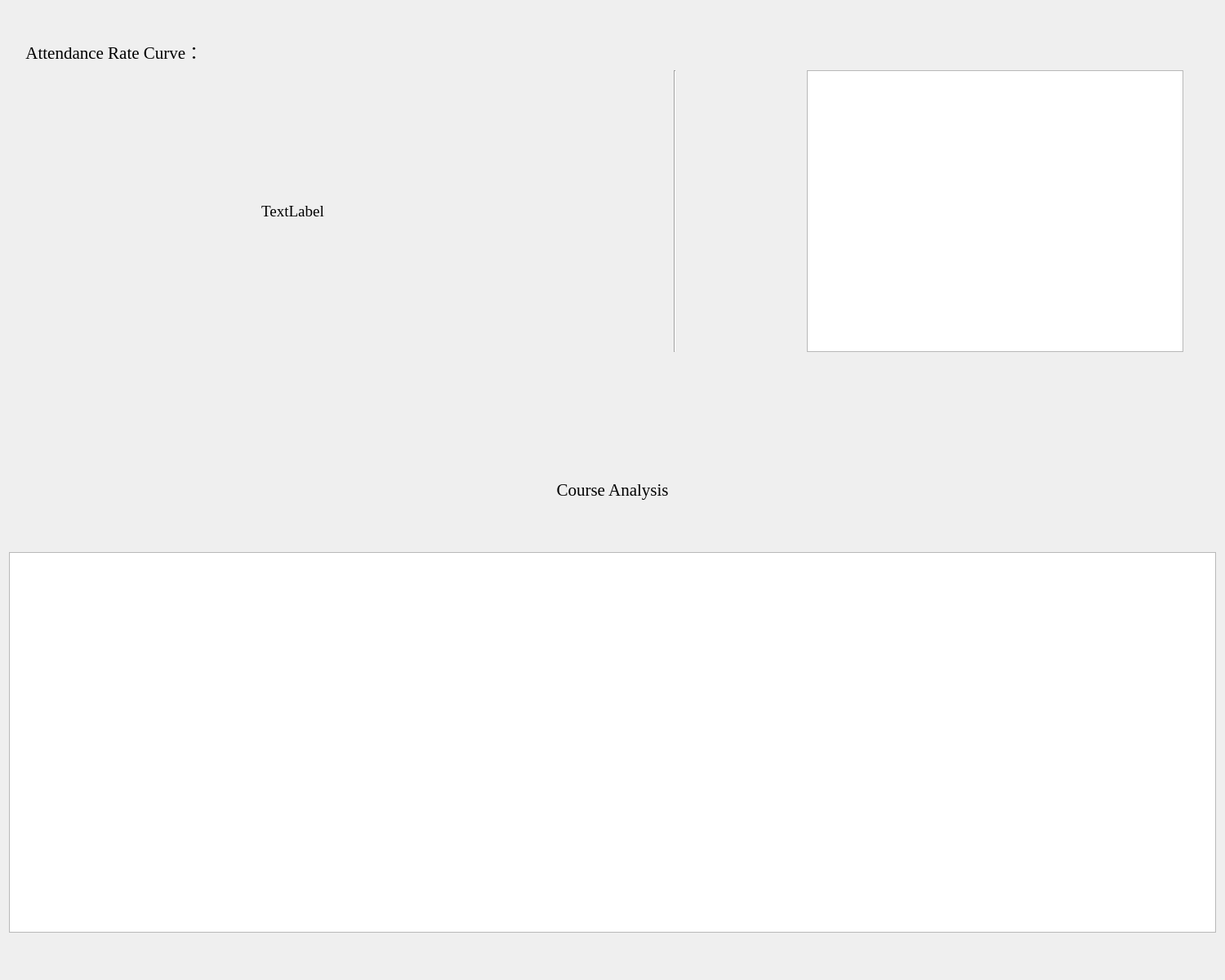
<?xml version="1.0" encoding="UTF-8"?>
<ui version="4.0">
 <class>Form</class>
 <widget class="QWidget" name="Form">
  <property name="geometry">
   <rect>
    <x>0</x>
    <y>0</y>
    <width>1500</width>
    <height>1200</height>
   </rect>
  </property>
  <property name="windowTitle">
   <string>Form</string>
  </property>
  <layout class="QVBoxLayout" name="verticalLayout_2" stretch="9,3,1,1,10,1">
   <item>
    <layout class="QVBoxLayout" name="verticalLayout" stretch="1,1,10">
     <item>
      <spacer name="verticalSpacer_4">
       <property name="orientation">
        <enum>Qt::Vertical</enum>
       </property>
       <property name="sizeHint" stdset="0">
        <size>
         <width>20</width>
         <height>40</height>
        </size>
       </property>
      </spacer>
     </item>
     <item>
      <widget class="QLabel" name="label_3">
       <property name="font">
        <font>
         <family>Times New Roman</family>
         <pointsize>16</pointsize>
        </font>
       </property>
       <property name="text">
        <string>🐉 Attendance Rate Curve：</string>
       </property>
      </widget>
     </item>
     <item>
      <layout class="QHBoxLayout" name="horizontalLayout" stretch="0,4,1,0,1,3,0">
       <item>
        <spacer name="horizontalSpacer_4">
         <property name="orientation">
          <enum>Qt::Horizontal</enum>
         </property>
         <property name="sizeHint" stdset="0">
          <size>
           <width>40</width>
           <height>20</height>
          </size>
         </property>
        </spacer>
       </item>
       <item>
        <widget class="QLabel" name="label_2">
         <property name="font">
          <font>
           <family>Times New Roman</family>
           <pointsize>14</pointsize>
          </font>
         </property>
         <property name="text">
          <string>TextLabel</string>
         </property>
         <property name="alignment">
          <set>Qt::AlignCenter</set>
         </property>
        </widget>
       </item>
       <item>
        <spacer name="horizontalSpacer">
         <property name="orientation">
          <enum>Qt::Horizontal</enum>
         </property>
         <property name="sizeHint" stdset="0">
          <size>
           <width>40</width>
           <height>20</height>
          </size>
         </property>
        </spacer>
       </item>
       <item>
        <widget class="Line" name="line">
         <property name="orientation">
          <enum>Qt::Vertical</enum>
         </property>
        </widget>
       </item>
       <item>
        <spacer name="horizontalSpacer_2">
         <property name="orientation">
          <enum>Qt::Horizontal</enum>
         </property>
         <property name="sizeHint" stdset="0">
          <size>
           <width>40</width>
           <height>20</height>
          </size>
         </property>
        </spacer>
       </item>
       <item>
        <widget class="QPlainTextEdit" name="plainTextEdit_2">
         <property name="font">
          <font>
           <family>Times New Roman</family>
           <pointsize>14</pointsize>
          </font>
         </property>
         <property name="readOnly">
          <bool>true</bool>
         </property>
        </widget>
       </item>
       <item>
        <spacer name="horizontalSpacer_5">
         <property name="orientation">
          <enum>Qt::Horizontal</enum>
         </property>
         <property name="sizeHint" stdset="0">
          <size>
           <width>40</width>
           <height>20</height>
          </size>
         </property>
        </spacer>
       </item>
      </layout>
     </item>
    </layout>
   </item>
   <item>
    <spacer name="verticalSpacer_2">
     <property name="orientation">
      <enum>Qt::Vertical</enum>
     </property>
     <property name="sizeHint" stdset="0">
      <size>
       <width>20</width>
       <height>135</height>
      </size>
     </property>
    </spacer>
   </item>
   <item>
    <layout class="QHBoxLayout" name="horizontalLayout_2">
     <item>
      <spacer name="horizontalSpacer_6">
       <property name="orientation">
        <enum>Qt::Horizontal</enum>
       </property>
       <property name="sizeHint" stdset="0">
        <size>
         <width>40</width>
         <height>20</height>
        </size>
       </property>
      </spacer>
     </item>
     <item>
      <widget class="QLabel" name="label">
       <property name="font">
        <font>
         <family>Times New Roman</family>
         <pointsize>16</pointsize>
        </font>
       </property>
       <property name="text">
        <string>🐾 Course Analysis 🐾</string>
       </property>
      </widget>
     </item>
     <item>
      <spacer name="horizontalSpacer_3">
       <property name="orientation">
        <enum>Qt::Horizontal</enum>
       </property>
       <property name="sizeHint" stdset="0">
        <size>
         <width>40</width>
         <height>20</height>
        </size>
       </property>
      </spacer>
     </item>
    </layout>
   </item>
   <item>
    <spacer name="verticalSpacer">
     <property name="orientation">
      <enum>Qt::Vertical</enum>
     </property>
     <property name="sizeHint" stdset="0">
      <size>
       <width>20</width>
       <height>27</height>
      </size>
     </property>
    </spacer>
   </item>
   <item>
    <widget class="QPlainTextEdit" name="plainTextEdit">
     <property name="font">
      <font>
       <family>Times New Roman</family>
       <pointsize>14</pointsize>
      </font>
     </property>
    </widget>
   </item>
   <item>
    <spacer name="verticalSpacer_3">
     <property name="orientation">
      <enum>Qt::Vertical</enum>
     </property>
     <property name="sizeHint" stdset="0">
      <size>
       <width>20</width>
       <height>43</height>
      </size>
     </property>
    </spacer>
   </item>
  </layout>
 </widget>
 <resources/>
 <connections/>
</ui>
